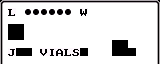

This is a level from a 2D game, rendered from its Tiled map with the project's own tilesets. A one-line summary and the complete map file follow:
An orthogonal 20x8 tile map with 8x8 px tiles, 2 tile layers (Drawer, Entities), 2 hidden layers not drawn and 3 objects.

<map version="1.4" tiledversion="1.4.3" orientation="orthogonal" renderorder="right-down" width="20" height="8" tilewidth="8" tileheight="8" infinite="0" nextlayerid="7" nextobjectid="7">
 <tileset firstgid="1" source="game_ui_tileset.tsx" />
 <layer id="1" name="Drawer" width="20" height="8">
  <data encoding="csv">
1,2,2,2,2,2,2,2,2,2,2,2,2,2,2,2,2,2,2,2147483649,
3,18,4,4,4,4,4,4,4,4,29,4,4,4,4,4,4,4,4,2147483651,
3,4,4,4,4,4,4,4,4,4,4,4,4,4,4,4,4,4,4,2147483651,
3,1073741887,3221225535,4,4,4,4,4,4,4,4,4,4,4,4,4,4,4,4,2147483651,
3,63,2147483711,4,4,4,4,4,4,4,4,4,4,4,4,4,4,4,4,2147483651,
3,4,4,4,4,4,4,4,4,4,4,4,4,4,62,2147483710,4,4,4,2147483651,
3,16,37,40,4,28,15,7,18,25,37,4,4,4,61,2147483709,38,4,4,2147483651,
3,4,4,4,4,4,4,4,4,4,4,4,4,4,4,4,4,4,4,2147483651
</data>
 </layer>
 <layer id="5" name="GameOver" width="20" height="8" visible="0">
  <data encoding="csv">
0,0,0,0,0,0,0,0,0,0,0,0,0,0,0,0,0,0,0,0,
0,0,0,0,0,0,0,0,0,0,0,0,0,0,0,0,0,0,0,0,
0,0,0,0,0,0,0,0,0,0,0,0,0,0,0,0,0,0,0,0,
0,0,0,0,0,0,0,0,0,0,0,0,0,0,0,0,0,0,0,0,
0,0,0,0,0,0,0,0,0,0,0,0,0,0,0,0,0,0,0,0,
0,0,0,0,0,0,0,0,0,0,0,0,0,0,0,0,0,0,0,0,
0,0,0,0,0,0,0,0,0,0,0,0,0,0,0,0,0,0,0,0,
13,7,19,11,0,21,28,11,24,0,0,0,0,0,0,0,0,0,0,0
</data>
 </layer>
 <layer id="6" name="GameStart" width="20" height="8" visible="0">
  <data encoding="csv">
0,0,0,0,0,0,0,0,0,0,0,0,0,0,0,0,0,0,0,0,
0,0,0,0,0,0,0,0,0,0,0,0,0,0,0,0,0,0,0,0,
0,0,0,0,0,0,0,0,0,0,0,0,0,0,0,0,0,0,0,0,
0,0,0,0,0,0,0,0,0,0,0,0,0,0,0,0,0,0,0,0,
0,0,0,0,0,0,0,0,0,0,0,0,0,0,0,0,0,0,0,0,
0,0,0,0,0,0,0,0,0,0,0,0,0,0,0,0,0,0,0,0,
0,0,0,0,0,0,0,0,0,0,0,0,0,0,0,0,0,0,0,0,
24,11,7,10,31,0,0,0,0,0,0,0,0,0,0,0,0,0,0,0
</data>
 </layer>
 <layer id="2" name="Entities" width="20" height="8">
  <data encoding="csv">
0,0,0,0,0,0,0,0,0,0,0,0,0,0,0,0,0,0,0,0,
0,0,0,5,5,5,5,5,5,0,0,0,64,0,0,0,0,0,0,0,
0,0,0,0,0,0,0,0,0,0,0,0,0,0,0,0,0,0,0,0,
0,0,0,0,0,0,0,0,0,0,0,0,0,0,0,0,0,0,0,0,
0,0,0,0,0,0,0,0,0,0,0,0,0,0,0,0,0,0,0,0,
0,0,0,0,0,0,0,0,0,0,0,0,0,0,0,0,0,0,0,0,
0,0,0,0,0,0,0,0,0,0,0,39,39,0,0,0,0,39,0,0,
0,0,0,0,0,0,0,0,0,0,0,0,0,0,0,0,0,0,0,0
</data>
 </layer>
 <objectgroup id="4" name="Metadata">
  <object id="3" x="88" y="48" width="8" height="8">
   <properties>
    <property name="digit" value="1" />
    <property name="tracking" value="vials" />
   </properties>
  </object>
  <object id="4" x="96" y="48" width="8" height="8">
   <properties>
    <property name="digit" value="0" />
    <property name="tracking" value="vials" />
   </properties>
  </object>
  <object id="6" x="136" y="48" width="8" height="8">
   <properties>
    <property name="digit" value="0" />
    <property name="tracking" value="lives" />
   </properties>
  </object>
 </objectgroup>
</map>